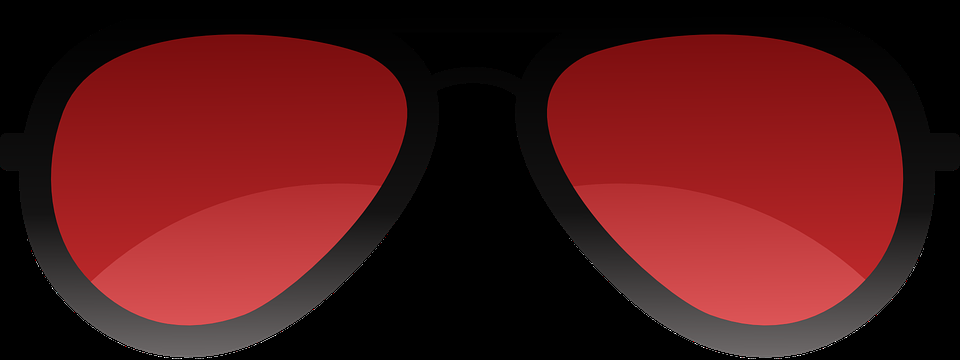
#> input picture filters/filtre_lunette/lunette2.png, 960 x 360 px
$ python eyes_img.py lunette2.png   (Python 2 division)   (older library calls are emulated)
#> lines starting #> are read from the running program, lines starting #| are printed output that depends on the picture
import os
import sys
import click
import cv2
import PIL
from PIL import Image


def add_eyes_rect(gray, frame, eye_cascade, x, y, w, h):
    eye_gray = gray[y:y + h, x:x + w]
    eye_color = frame[y:y + h, x:x + w]
    eyes_data = eye_cascade.detectMultiScale(eye_gray)

    for (ex, ey, ew, eh) in eyes_data:
        cv2.rectangle(img=eye_color,
                      pt1=(ex, ey),
                      pt2=(ex + ew, ey + eh),
                      color=(255, 255, 0),
                      thickness=2)

    eyes_text = '{} eye'.format(len(eyes_data)) if len(eyes_data) == 1 else '{} eyes'.format(len(eyes_data))
    return ' - ' + eyes_text

# Get absolute path of current file
abs_path = os.path.abspath(os.path.dirname(__file__))

# Get image path from option
nom_img = sys.argv[1]


DEFAULT_CASCADE_FOLDER = abs_path+'/'+'classifiers'
DEFAULT_FRONTAL_FACE_CLASSIFIER = abs_path+'/'+'classifiers'+'/'+'haarcascade_frontalface_default.xml'
DEFAULT_EYE_CLASSIFIER = abs_path+'/'+'classifiers'+'/'+'haarcascade_eyes.xml'


face_cascade=DEFAULT_FRONTAL_FACE_CLASSIFIER
eyes_cascade=DEFAULT_EYE_CLASSIFIER

# Define cascade classifiers
face_cascade = cv2.CascadeClassifier(face_cascade)
eye_cascade = cv2.CascadeClassifier(eyes_cascade)
nom_filtre="lunette2"


filtre = cv2.imread(nom_filtre+".png")
#> filtre is the input picture: shape (360, 960, 3); mean B, G, R 24.1, 23.4, 82.1
image_modif = cv2.imread(nom_img)
cv2.imwrite(abs_path+"/resultat.png", image_modif)
filtre_fond = cv2.imread(nom_filtre+"_fond.png")
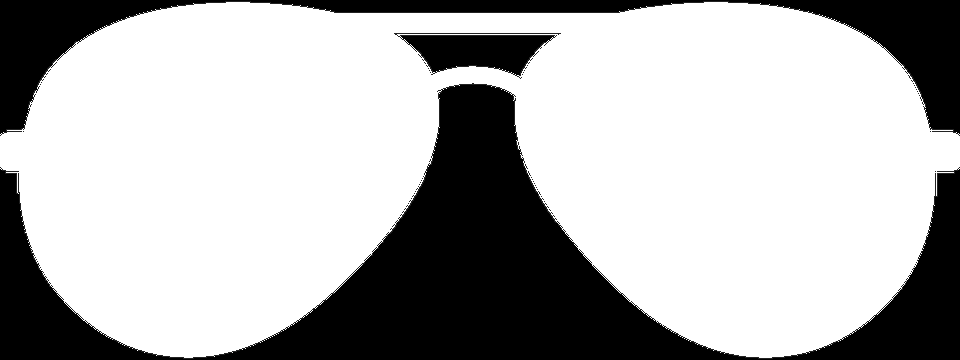
#> input picture filters/filtre_lunette/lunette2_fond.png, 960 x 360 px
#> filtre_fond is the input picture: shape (360, 960, 3); mean B, G, R 177.5, 177.5, 177.5
frame= image_modif

gray = cv2.cvtColor(frame, cv2.COLOR_BGR2GRAY)
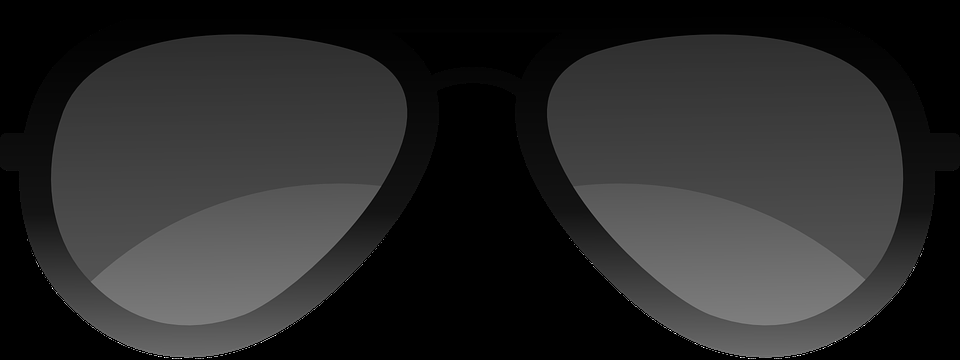
#> gray: shape (360, 960); min 0, max 255, mean 41
faces_data = face_cascade.detectMultiScale(gray, 1.2, 5)
#> faces_data = ()

i=0
# Draw a rectangle around the faces
for (x, y, w, h) in faces_data:

    filtre = cv2.imread(nom_filtre+".png")
    image_modif = cv2.imread(abs_path+"/resultat.png")
    filtre_fond = cv2.imread(nom_filtre+"_fond.png")
    frame= image_modif

    height, width, channels = image_modif.shape
    #creation des masques
    fond_noir = Image.new('RGB',(width,height),(0,0,0))
    fond_noir.save(abs_path+"/fond_noir.png", "PNG")
    fond_transparent = Image.new('RGBA', (width,height), (0,0,0,0))
    fond_transparent.save(abs_path+"/fond_transparent.png", "PNG")

    roi_gray = gray[y:y+h, x:x+w]
    roi_color = frame[y:y+h, x:x+w]
    eyes = eye_cascade.detectMultiScale(roi_gray)
    i=1
    for (ex,ey,ew,eh) in eyes:
        print "x", ex
        print "y", ey
        #cv2.rectangle(roi_color,(ex,ey),(ex+ew,ey+eh),(0,255,0),2)
        if(i == 2):
            x_lunette_fin=x+ex+ew
        if(i == 1):
            x_lunette_debut=x
            y_lunette_debut=y+ey+eh/4
            i=i+1

		#redimension du filtre
    basewidth = x_lunette_fin - x_lunette_debut

    img_to_resize = Image.open(abs_path+"/"+nom_filtre+'.png')
    wpercent = (basewidth / float(img_to_resize.size[0]))
    hsize = int((float(img_to_resize.size[1]) * float(wpercent)))
    img_resized = img_to_resize.resize((basewidth, hsize), PIL.Image.ANTIALIAS)
    img_resized.save(abs_path+'/resized_'+nom_filtre+'.png')
    img_to_resize = Image.open(abs_path+"/"+nom_filtre+'_fond.png')
    img_resized = img_to_resize.resize((basewidth, hsize), PIL.Image.ANTIALIAS)
    img_resized.save(abs_path+'/resized_'+nom_filtre+'_fond.png')


		#ajouter les images dans le fond noir
    fond_noir = cv2.imread(abs_path+'/fond_noir.png',cv2.IMREAD_COLOR)
    filtre_fond = cv2.imread(abs_path+'/resized_'+nom_filtre+'_fond.png',cv2.IMREAD_COLOR)
    fond_transparent = cv2.imread(abs_path+'/fond_transparent.png', cv2.IMREAD_UNCHANGED)
    filtre = cv2.imread(abs_path+'/resized_'+nom_filtre+'.png',cv2.IMREAD_UNCHANGED)

    height1, width1, channels2 = filtre_fond.shape

    array_filtre_fond = filtre_fond[0:height1,0:width1]

    x_lunette_debut=x_lunette_debut+(w-basewidth)/2

    fond_noir[y_lunette_debut:y_lunette_debut+height1,x_lunette_debut:x_lunette_debut+width1] = array_filtre_fond

    array_filtre = filtre[0:height1,0:width1]
    fond_transparent[y_lunette_debut:y_lunette_debut+height1,x_lunette_debut:x_lunette_debut+width1]  = array_filtre

    cv2.imwrite( "fond_noir.png", fond_noir)
    cv2.imwrite( "fond_transparent.png", fond_transparent)

    filtre_fond = cv2.imread("fond_noir.png")
    filtre = cv2.imread("fond_transparent.png")


		# Convert uint8 to float
    filtre = filtre.astype(float)
    image_modif = image_modif.astype(float)

		# Normalize the filtre_fond mask to keep intensity between 0 and 1
    filtre_fond = filtre_fond.astype(float)/255

		# Multiply the filtre with the filtre_fond matte
    filtre = cv2.multiply(filtre_fond, filtre)

		# Multiply the image_modif with ( 1 - filtre_fond )
    image_modif = cv2.multiply(1.0 - filtre_fond, image_modif)

		# Add the masked filtre and image_modif.
    outImage = cv2.add(filtre, image_modif)

		# Display image
    cv2.imwrite(  abs_path+"/resultat.png", outImage)
